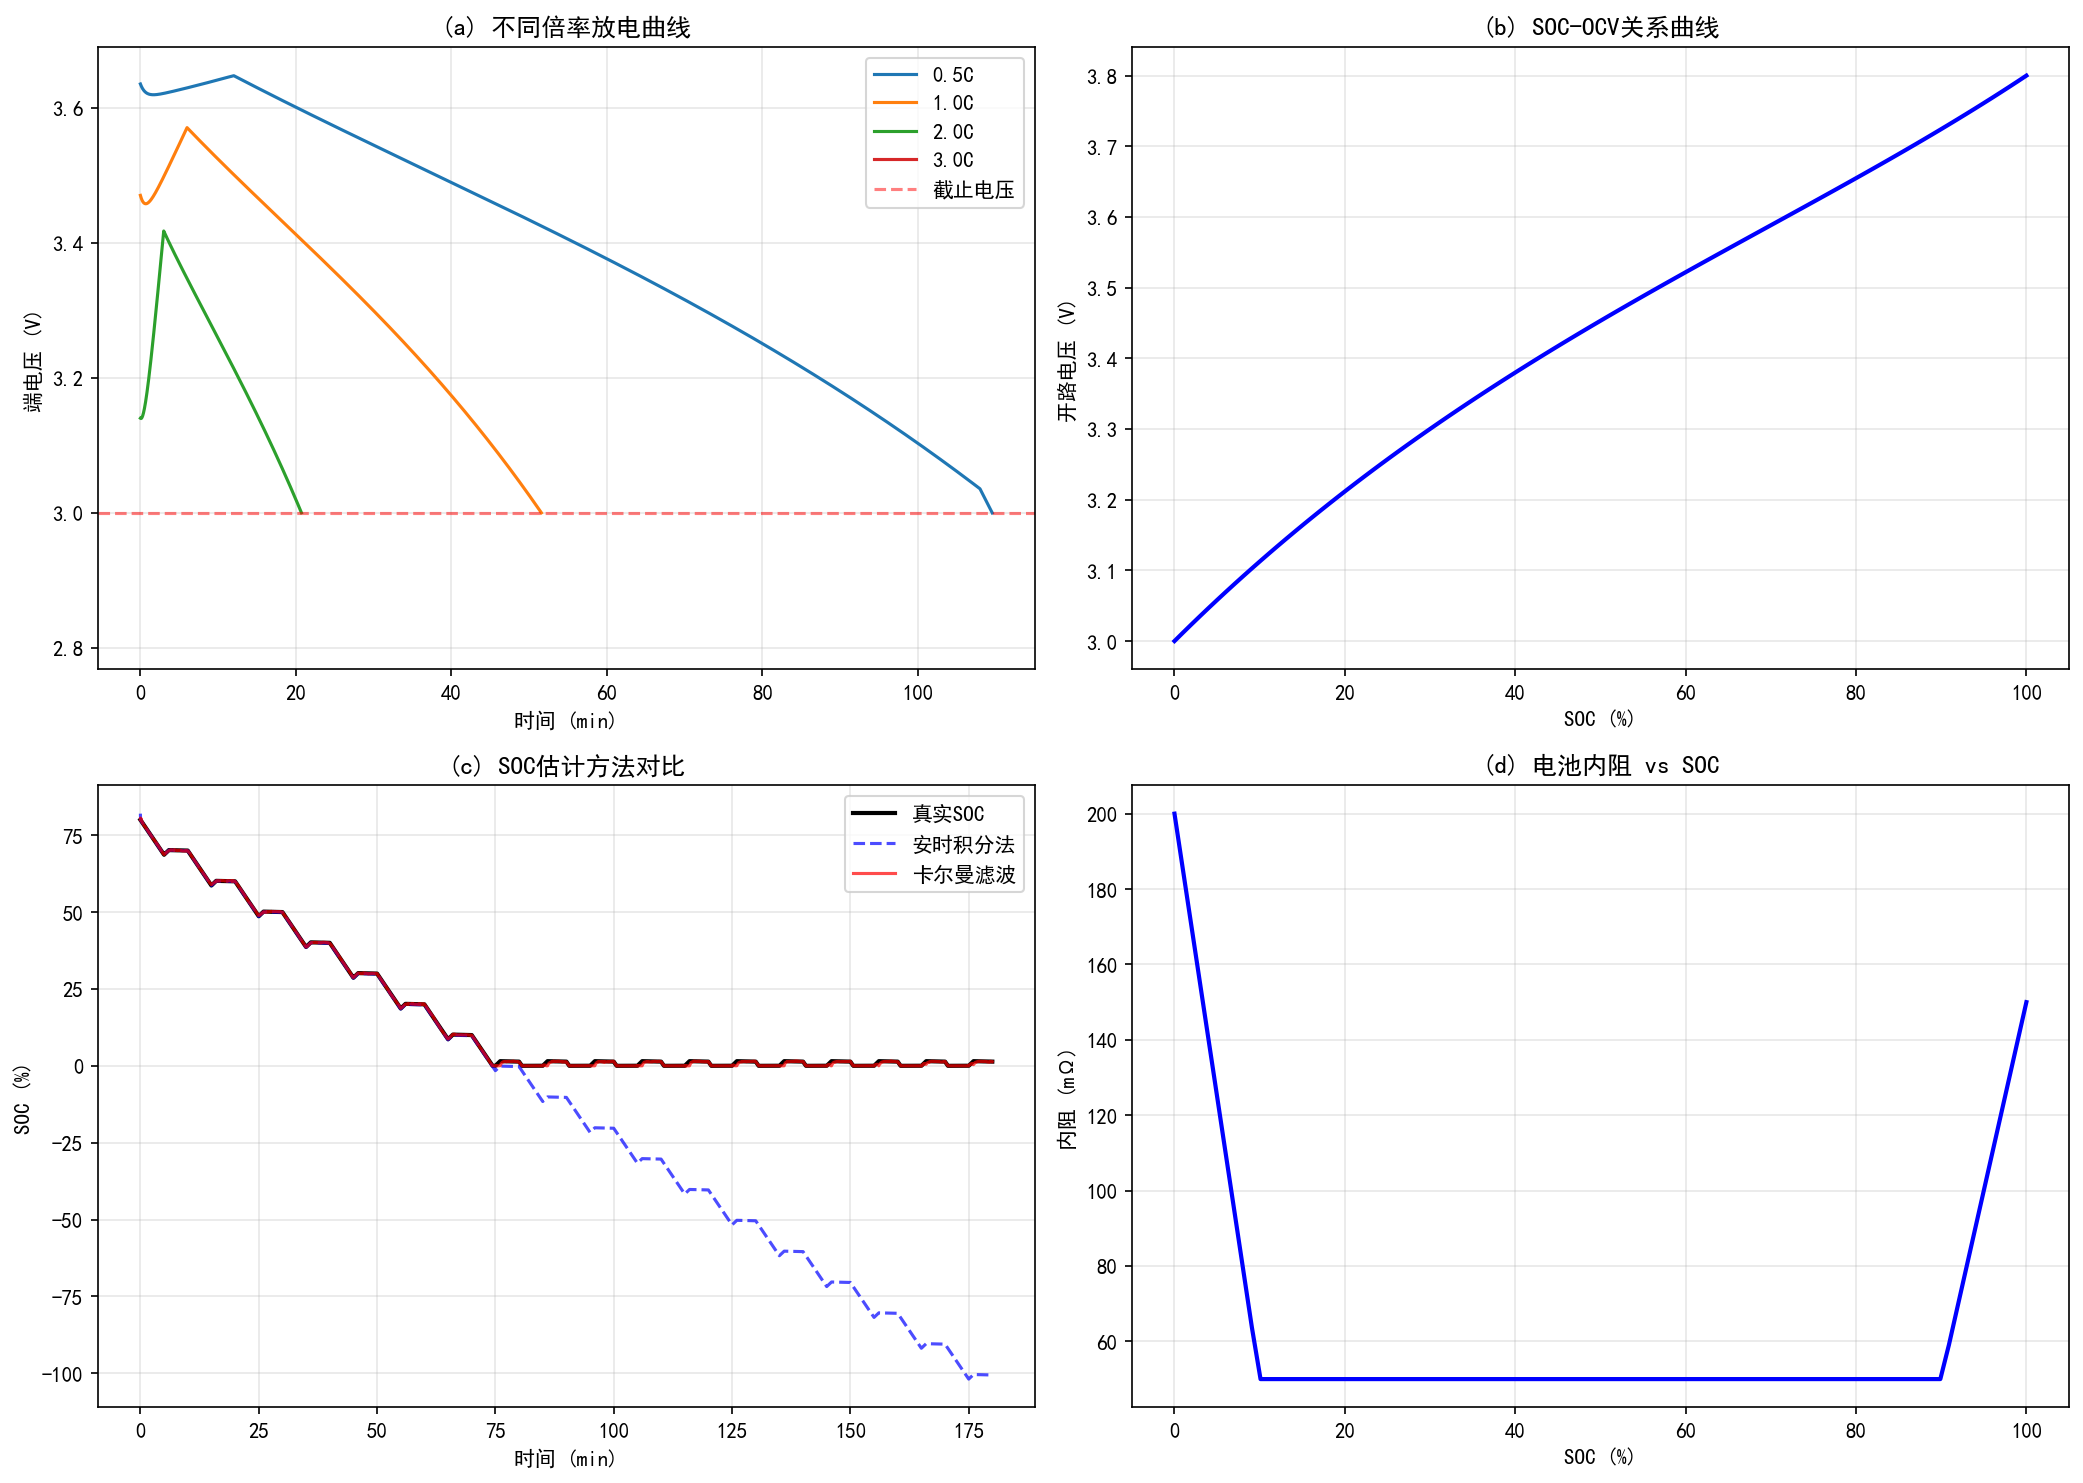

Write the Python code that produced this figure.
# -*- coding: utf-8 -*-
"""
电池模型仿真 — SOC估计 + 放电曲线 + 内阻模型

仿真内容：
  1. 等效电路模型（Thevenin模型）
  2. 放电曲线仿真（不同倍率）
  3. SOC估计（安时积分 + 卡尔曼滤波）
  4. 内阻特性分析

依赖：numpy, matplotlib
"""

import numpy as np
import matplotlib
matplotlib.use('Agg')
import matplotlib.pyplot as plt
import os

# ============================================================
# 全局设置
# ============================================================


def main():
    plt.rcParams['font.sans-serif'] = ['SimHei', 'Microsoft YaHei', 'DejaVu Sans']
    plt.rcParams['axes.unicode_minus'] = False

    np.random.seed(42)

    # ============================================================
    # 1. 电池参数（锂电池）
    # ============================================================
    Q_nominal = 2.2        # 标称容量 (Ah)
    V_max = 4.2            # 满充电压 (V)
    V_min = 3.0            # 截止电压 (V)
    V_nominal = 3.7        # 标称电压 (V)

    # 内阻模型参数（SOC相关）
    def battery_R0(soc):
        """欧姆内阻 (Ω) — 随SOC变化"""
        # 两端大，中间小
        if soc > 0.9:
            return 0.05 + 0.1 * (soc - 0.9) / 0.1
        elif soc < 0.1:
            return 0.05 + 0.15 * (0.1 - soc) / 0.1
        else:
            return 0.05

    R1 = 0.02       # 极化电阻 (Ω)
    C1 = 2000       # 极化电容 (F)

    # OCV-SOC曲线（多项式拟合）
    def ocv_curve(soc):
        """开路电压 vs SOC"""
        s = np.clip(soc, 0, 1)
        return 3.0 + 1.2*s - 0.8*s**2 + 0.5*s**3 - 0.2*s**4 + 0.1*s**5

    # ============================================================
    # 2. 仿真参数
    # ============================================================
    dt = 1.0             # 仿真步长 1s
    T_total = 3600 * 3   # 3小时
    N = int(T_total / dt)
    t = np.arange(N) * dt

    # ============================================================
    # 3. 放电曲线仿真（不同倍率）
    # ============================================================
    print("放电曲线仿真...")
    C_rates = [0.5, 1.0, 2.0, 3.0]
    discharge_results = {}

    for C_rate in C_rates:
        I_discharge = C_rate * Q_nominal  # 放电电流 (A)
        soc = 1.0
        V_terminal = []
        soc_curve = []
        V1 = 0  # RC网络电压

        for i in range(N):
            # 计算端电压
            R0 = battery_R0(soc)
            V_ocv = ocv_curve(soc)
            V_t = V_ocv - I_discharge * R0 - V1

            V_terminal.append(V_t)
            soc_curve.append(soc)

            # RC网络动态
            dV1 = (-V1 / (R1 * C1) + I_discharge / C1) * dt
            V1 += dV1

            # SOC更新（安时积分）
            dsoc = -I_discharge * dt / (Q_nominal * 3600)
            soc += dsoc

            if soc <= 0 or V_t < V_min:
                break

        discharge_results[C_rate] = {
            'V': np.array(V_terminal),
            'soc': np.array(soc_curve),
            't': np.arange(len(V_terminal)) * dt / 60  # 转为分钟
        }
        print(f"  {C_rate}C放电: {len(V_terminal)/60:.1f}分钟, 终止SOC={soc:.3f}")

    # ============================================================
    # 4. SOC估计仿真
    # ============================================================
    print("\nSOC估计仿真...")
    # 工况：间歇放电
    I_profile = np.zeros(N)
    for i in range(N):
        cycle = t[i] % 600  # 10分钟周期
        if cycle < 300:
            I_profile[i] = 3.0 + 0.5 * np.sin(2 * np.pi * t[i] / 30)  # 放电
        elif cycle < 360:
            I_profile[i] = -2.0  # 回充
        else:
            I_profile[i] = 0.05  # 搁置

    # 真实SOC（安时积分，高精度）
    soc_true = np.zeros(N)
    soc_true[0] = 0.8
    V1_true = 0
    V_term = np.zeros(N)

    for i in range(N):
        R0 = battery_R0(soc_true[i])
        V_ocv = ocv_curve(soc_true[i])
        V_term[i] = V_ocv - I_profile[i] * R0 - V1_true

        if i < N - 1:
            dV1 = (-V1_true / (R1 * C1) + I_profile[i] / C1) * dt
            V1_true += dV1
            soc_true[i+1] = soc_true[i] - I_profile[i] * dt / (Q_nominal * 3600)
            soc_true[i+1] = np.clip(soc_true[i+1], 0, 1)

    # 安时积分法（有累积误差）
    soc_ah = np.zeros(N)
    soc_ah[0] = 0.8
    Ah_efficiency = 0.98  # 充电效率
    for i in range(N - 1):
        dsoc = -I_profile[i] * dt / (Q_nominal * 3600)
        if I_profile[i] < 0:  # 充电有损耗
            dsoc *= Ah_efficiency
        soc_ah[i+1] = soc_ah[i] + dsoc
    # 添加初始误差
    soc_ah[0] = 0.82  # 初始SOC偏差

    # 卡尔曼滤波SOC估计
    print("卡尔曼SOC估计...")
    # 扩展卡尔曼：状态=[SOC], 观测=[端电压]
    soc_ekf = np.zeros(N)
    soc_ekf[0] = 0.8  # 初始估计
    P_soc = 0.01
    Q_soc = 1e-6
    R_soc = 0.001  # 电压测量噪声

    V1_est = 0  # RC网络估计

    for i in range(N - 1):
        # 预测
        dsoc = -I_profile[i] * dt / (Q_nominal * 3600)
        soc_pred = soc_ekf[i] + dsoc
        P_pred = P_soc + Q_soc

        # 观测更新
        V1_est_pred = V1_est + (-V1_est / (R1 * C1) + I_profile[i] / C1) * dt
        R0_est = battery_R0(soc_pred)
        V_pred = ocv_curve(soc_pred) - I_profile[i] * R0_est - V1_est_pred

        # 观测：端电压
        V_meas = V_term[i] + np.random.randn() * 0.005  # 加测量噪声

        # 卡尔曼增益（线性化OCV曲线斜率）
        dOCV = (ocv_curve(soc_pred + 0.001) - ocv_curve(soc_pred - 0.001)) / 0.002
        H = dOCV
        S = H * P_pred * H + R_soc
        K = P_pred * H / S

        # 更新
        soc_ekf[i+1] = soc_pred + K * (V_meas - V_pred)
        soc_ekf[i+1] = np.clip(soc_ekf[i+1], 0, 1)
        P_soc = (1 - K * H) * P_pred

        V1_est = V1_est_pred

    # ============================================================
    # 5. 内阻特性分析
    # ============================================================
    print("\n内阻特性分析...")
    soc_range = np.linspace(0, 1, 100)
    R0_range = [battery_R0(s) for s in soc_range]
    OCV_range = [ocv_curve(s) for s in soc_range]

    # ============================================================
    # 6. 绘图
    # ============================================================
    fig, axes = plt.subplots(2, 2, figsize=(14, 10))

    # (a) 放电曲线
    ax1 = axes[0, 0]
    for C_rate, data in discharge_results.items():
        ax1.plot(data['t'], data['V'], label=f'{C_rate}C')
    ax1.axhline(y=V_min, color='r', linestyle='--', alpha=0.5, label='截止电压')
    ax1.set_xlabel('时间 (min)')
    ax1.set_ylabel('端电压 (V)')
    ax1.set_title('(a) 不同倍率放电曲线')
    ax1.legend()
    ax1.grid(True, alpha=0.3)

    # (b) SOC vs OCV
    ax2 = axes[0, 1]
    ax2.plot(soc_range * 100, OCV_range, 'b-', linewidth=2)
    ax2.set_xlabel('SOC (%)')
    ax2.set_ylabel('开路电压 (V)')
    ax2.set_title('(b) SOC-OCV关系曲线')
    ax2.grid(True, alpha=0.3)

    # (c) SOC估计对比
    ax3 = axes[1, 0]
    t_min = t / 60
    ax3.plot(t_min, soc_true * 100, 'k-', linewidth=2, label='真实SOC')
    ax3.plot(t_min, soc_ah * 100, 'b--', alpha=0.7, label='安时积分法')
    ax3.plot(t_min, soc_ekf * 100, 'r-', alpha=0.7, label='卡尔曼滤波')
    ax3.set_xlabel('时间 (min)')
    ax3.set_ylabel('SOC (%)')
    ax3.set_title('(c) SOC估计方法对比')
    ax3.legend()
    ax3.grid(True, alpha=0.3)

    # (d) 内阻特性
    ax4 = axes[1, 1]
    ax4.plot(soc_range * 100, np.array(R0_range) * 1000, 'b-', linewidth=2)
    ax4.set_xlabel('SOC (%)')
    ax4.set_ylabel('内阻 (mΩ)')
    ax4.set_title('(d) 电池内阻 vs SOC')
    ax4.grid(True, alpha=0.3)

    plt.tight_layout()
    out = os.path.join(os.path.dirname(os.path.abspath(__file__)), 'battery_model_simulation.png')
    plt.savefig(out, dpi=150, bbox_inches='tight')
    print(f"图表已保存: {out}")

    # 误差统计
    mask = t < T_total
    rmse_ah = np.sqrt(np.mean((soc_true - soc_ah)**2)) * 100
    rmse_ekf = np.sqrt(np.mean((soc_true - soc_ekf)**2)) * 100
    print(f"\n安时积分法 SOC RMSE: {rmse_ah:.2f}%")
    print(f"卡尔曼滤波 SOC RMSE: {rmse_ekf:.2f}%")

    print("\n=== 电池模型仿真完成 ===")



if __name__ == '__main__':
    main()
